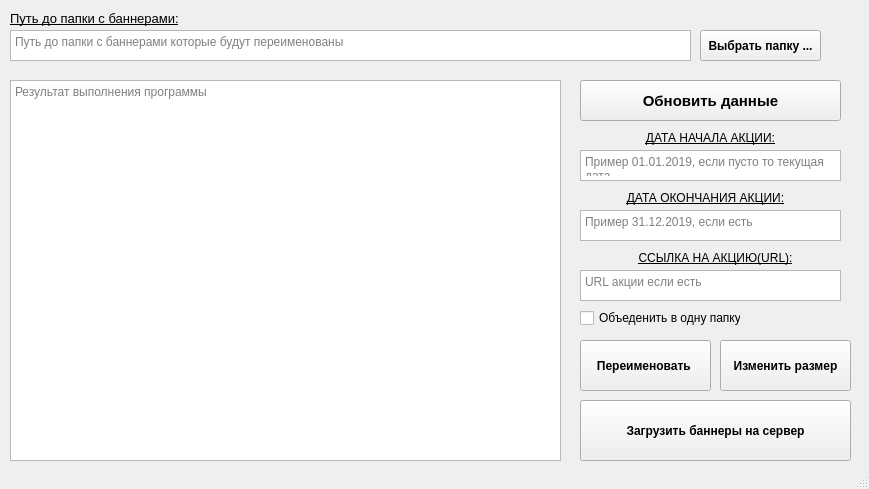
<?xml version="1.0" encoding="UTF-8"?>
<ui version="4.0">
 <class>MainWindow</class>
 <widget class="QMainWindow" name="MainWindow">
  <property name="geometry">
   <rect>
    <x>0</x>
    <y>0</y>
    <width>869</width>
    <height>489</height>
   </rect>
  </property>
  <property name="windowTitle">
   <string>MainWindow</string>
  </property>
  <widget class="QWidget" name="centralwidget">
   <widget class="QTextBrowser" name="path_window">
    <property name="geometry">
     <rect>
      <x>10</x>
      <y>30</y>
      <width>681</width>
      <height>31</height>
     </rect>
    </property>
    <property name="placeholderText">
     <string>Путь до папки с баннерами которые будут переименованы</string>
    </property>
   </widget>
   <widget class="QPushButton" name="path_buttom">
    <property name="geometry">
     <rect>
      <x>700</x>
      <y>30</y>
      <width>121</width>
      <height>31</height>
     </rect>
    </property>
    <property name="font">
     <font>
      <weight>75</weight>
      <bold>true</bold>
     </font>
    </property>
    <property name="text">
     <string>Выбрать папку ...</string>
    </property>
   </widget>
   <widget class="QLabel" name="data_start_label">
    <property name="geometry">
     <rect>
      <x>610</x>
      <y>130</y>
      <width>201</width>
      <height>16</height>
     </rect>
    </property>
    <property name="font">
     <font>
      <weight>50</weight>
      <italic>false</italic>
      <bold>false</bold>
      <underline>true</underline>
     </font>
    </property>
    <property name="text">
     <string>ДАТА НАЧАЛА АКЦИИ:</string>
    </property>
    <property name="textFormat">
     <enum>Qt::AutoText</enum>
    </property>
    <property name="alignment">
     <set>Qt::AlignCenter</set>
    </property>
   </widget>
   <widget class="QTextEdit" name="date_start">
    <property name="geometry">
     <rect>
      <x>580</x>
      <y>150</y>
      <width>261</width>
      <height>31</height>
     </rect>
    </property>
    <property name="placeholderText">
     <string>Пример 01.01.2019, если пусто то текущая дата</string>
    </property>
   </widget>
   <widget class="QTextEdit" name="date_end">
    <property name="geometry">
     <rect>
      <x>580</x>
      <y>210</y>
      <width>261</width>
      <height>31</height>
     </rect>
    </property>
    <property name="placeholderText">
     <string>Пример 31.12.2019, если есть</string>
    </property>
   </widget>
   <widget class="QLabel" name="data_end_label">
    <property name="geometry">
     <rect>
      <x>600</x>
      <y>190</y>
      <width>211</width>
      <height>16</height>
     </rect>
    </property>
    <property name="font">
     <font>
      <italic>false</italic>
      <underline>true</underline>
     </font>
    </property>
    <property name="text">
     <string>ДАТА ОКОНЧАНИЯ АКЦИИ:</string>
    </property>
    <property name="alignment">
     <set>Qt::AlignCenter</set>
    </property>
   </widget>
   <widget class="QLabel" name="url_label">
    <property name="geometry">
     <rect>
      <x>620</x>
      <y>250</y>
      <width>191</width>
      <height>16</height>
     </rect>
    </property>
    <property name="font">
     <font>
      <italic>false</italic>
      <underline>true</underline>
      <strikeout>false</strikeout>
     </font>
    </property>
    <property name="text">
     <string>ССЫЛКА НА АКЦИЮ(URL):</string>
    </property>
    <property name="alignment">
     <set>Qt::AlignCenter</set>
    </property>
   </widget>
   <widget class="QTextEdit" name="url">
    <property name="geometry">
     <rect>
      <x>580</x>
      <y>270</y>
      <width>261</width>
      <height>31</height>
     </rect>
    </property>
    <property name="placeholderText">
     <string>URL акции если есть</string>
    </property>
   </widget>
   <widget class="QPushButton" name="rename_button">
    <property name="geometry">
     <rect>
      <x>580</x>
      <y>340</y>
      <width>131</width>
      <height>51</height>
     </rect>
    </property>
    <property name="font">
     <font>
      <weight>75</weight>
      <bold>true</bold>
     </font>
    </property>
    <property name="text">
     <string>Переименовать </string>
    </property>
   </widget>
   <widget class="QCheckBox" name="rename_checbox">
    <property name="geometry">
     <rect>
      <x>580</x>
      <y>310</y>
      <width>161</width>
      <height>16</height>
     </rect>
    </property>
    <property name="text">
     <string>Объеденить в одну папку</string>
    </property>
   </widget>
   <widget class="QPushButton" name="update">
    <property name="geometry">
     <rect>
      <x>580</x>
      <y>80</y>
      <width>261</width>
      <height>41</height>
     </rect>
    </property>
    <property name="font">
     <font>
      <pointsize>11</pointsize>
      <weight>75</weight>
      <italic>false</italic>
      <bold>true</bold>
      <underline>false</underline>
      <strikeout>false</strikeout>
      <kerning>false</kerning>
     </font>
    </property>
    <property name="cursor">
     <cursorShape>PointingHandCursor</cursorShape>
    </property>
    <property name="mouseTracking">
     <bool>false</bool>
    </property>
    <property name="contextMenuPolicy">
     <enum>Qt::DefaultContextMenu</enum>
    </property>
    <property name="layoutDirection">
     <enum>Qt::LeftToRight</enum>
    </property>
    <property name="autoFillBackground">
     <bool>false</bool>
    </property>
    <property name="text">
     <string>Обновить данные</string>
    </property>
    <property name="shortcut">
     <string/>
    </property>
    <property name="checkable">
     <bool>false</bool>
    </property>
    <property name="autoRepeat">
     <bool>false</bool>
    </property>
    <property name="autoExclusive">
     <bool>false</bool>
    </property>
   </widget>
   <widget class="QPushButton" name="webdriver_button">
    <property name="geometry">
     <rect>
      <x>580</x>
      <y>400</y>
      <width>271</width>
      <height>61</height>
     </rect>
    </property>
    <property name="font">
     <font>
      <weight>75</weight>
      <bold>true</bold>
     </font>
    </property>
    <property name="text">
     <string>Загрузить баннеры на сервер</string>
    </property>
   </widget>
   <widget class="QTextBrowser" name="command_window">
    <property name="geometry">
     <rect>
      <x>10</x>
      <y>80</y>
      <width>551</width>
      <height>381</height>
     </rect>
    </property>
    <property name="placeholderText">
     <string>Результат выполнения программы</string>
    </property>
   </widget>
   <widget class="QLabel" name="path_label">
    <property name="geometry">
     <rect>
      <x>10</x>
      <y>10</y>
      <width>191</width>
      <height>16</height>
     </rect>
    </property>
    <property name="font">
     <font>
      <pointsize>10</pointsize>
      <weight>50</weight>
      <italic>false</italic>
      <bold>false</bold>
      <underline>true</underline>
     </font>
    </property>
    <property name="text">
     <string>Путь до папки с баннерами:</string>
    </property>
   </widget>
   <widget class="QPushButton" name="resize_buttom">
    <property name="geometry">
     <rect>
      <x>720</x>
      <y>340</y>
      <width>131</width>
      <height>51</height>
     </rect>
    </property>
    <property name="font">
     <font>
      <weight>75</weight>
      <bold>true</bold>
     </font>
    </property>
    <property name="text">
     <string>Изменить размер</string>
    </property>
   </widget>
  </widget>
  <widget class="QStatusBar" name="statusbar"/>
 </widget>
 <resources/>
 <connections/>
</ui>
